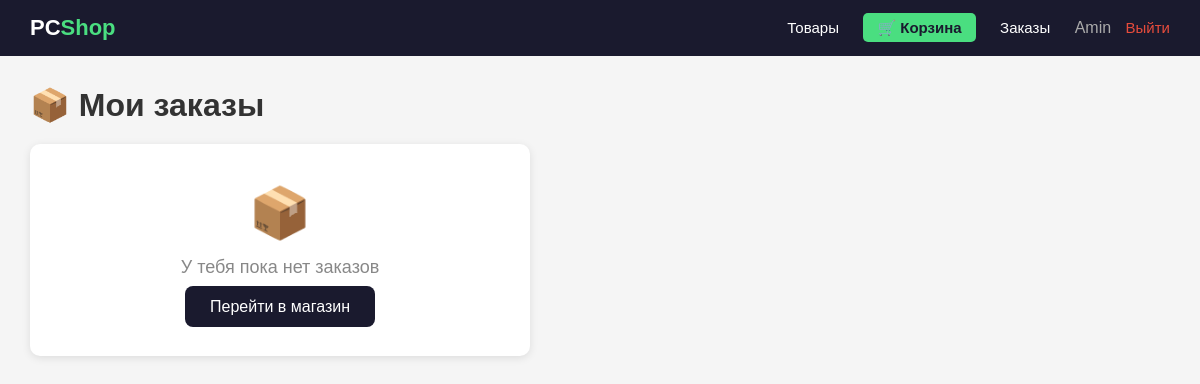
/orders/my/ (signed in), run on an earlier commit of the app's database.
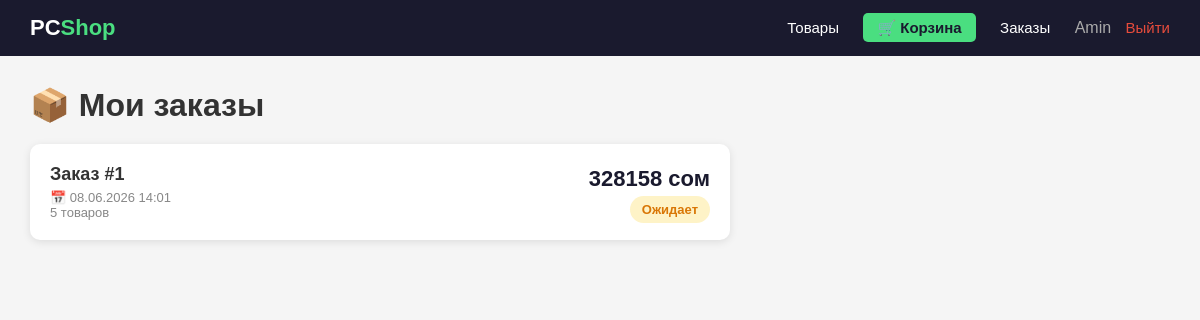
And on a later commit of the database.
### orders/models.py (models this page shows, shortened)
class Order(models.Model):
    STATUS_CHOICES = [
        ('pending', 'Ожидает'),
        ('processing', 'В обработке'),
        ('completed', 'Выполнен'),
        ('cancelled', 'Отменён'),
    ]
    user = models.ForeignKey(User, on_delete=models.CASCADE)
    created_at = models.DateTimeField(auto_now_add=True)
    status = models.CharField(max_length=25, choices=STATUS_CHOICES, default='pending')
    total_price = models.IntegerField(default=0)

### orders/views.py (the view)
# urls.py: path('my/', views.my_orders, name='my_orders'),
@login_required
def my_orders(request):
    orders = Order.objects.filter(user=request.user).order_by('-created_at')
    return render(request, 'orders/my_orders.html', {'orders': orders})

### orders/templates/orders/my_orders.html (shortened to what this page needs)
{% extends 'products/base.html' %}
{% block content %}
<h1 style="margin-bottom:20px;">📦 Мои заказы</h1>
{% if orders %}
    {% for order in orders %}
    <a href="/orders/{{ order.pk }}/" style="text-decoration:none; color:#333;">
        <div style="background:white; border-radius:10px; padding:20px; margin-bottom:15px; max-width:700px; box-shadow:0 2px 8px rgba(0,0,0,0.1); display:flex; justify-content:space-between; align-items:center;">
            <div>
                <p style="font-weight:bold; font-size:18px;">Заказ #{{ order.pk }}</p>
                <p style="color:#888; font-size:13px; margin-top:5px;">📅 {{ order.created_at|date:"d.m.Y H:i" }}</p>
                <p style="color:#888; font-size:13px;">{{ order.items.count }} товаров</p>
            </div>
            <div style="text-align:right;">
                <p style="font-size:22px; font-weight:bold; color:#1a1a2e; margin-bottom:8px;">{{ order.total_price }} сом</p>
                <span style="
                    padding:6px 12px;
                    border-radius:20px;
                    font-size:13px;
                    font-weight:bold;
                    {% if order.status == 'pending' %}background:#fef3c7; color:#d97706;
                    {% elif order.status == 'processing' %}background:#dbeafe; color:#2563eb;
                    {% elif order.status == 'completed' %}background:#d1fae5; color:#059669;
                    {% else %}background:#fee2e2; color:#dc2626;{% endif %}
                ">{{ order.get_status_display }}</span>
            </div>
        </div>
    </a>
    {% endfor %}
{% else %}
    <div style="background:white; border-radius:10px; padding:40px; text-align:center; box-shadow:0 2px 8px rgba(0,0,0,0.1); max-width:500px;">
        <p style="font-size:50px; margin-bottom:15px;">📦</p>
        <p style="font-size:18px; color:#888; margin-bottom:20px;">У тебя пока нет заказов</p>
        <a href="/products/" style="padding:12px 25px; background:#1a1a2e; color:white; border-radius:8px; text-decoration:none;">Перейти в магазин</a>
    </div>
{% endif %}
{% endblock %}

What changed in the data, as far as the page shows it:
added Order: pk "1", created_at "08.06.2026 14:01", items.count "5", total_price "328158", status "Ожидает"
Also different on the page:
text no longer shown: "📦 У тебя пока нет заказов Перейти в магазин"
